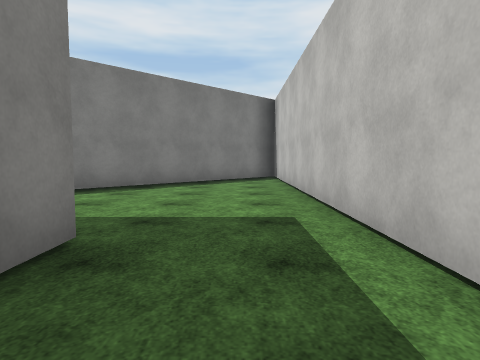
View 1 (above)

17 first-person views from a walk through a 3-D level made in the Unity game engine. The camera is 1.3 m above the floor, tilts 4° down and sees 75° across. The floor is counted in squares, 2 m on a side. Each view is taken from the middle of a square. On the plan, view 1 faces up. The plan holds only what a view shows up to about 10 squares ahead; the rest is blank. The place goes on beyond the plan. The player is left out. Some surface patterns are stand-ins.

View 2
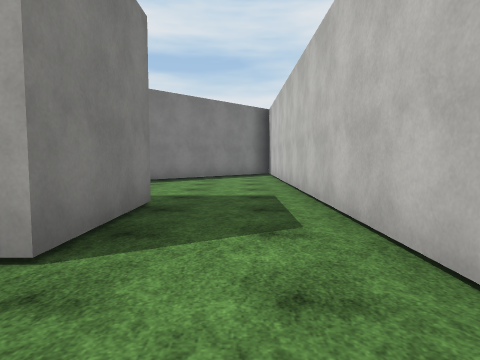

View 3
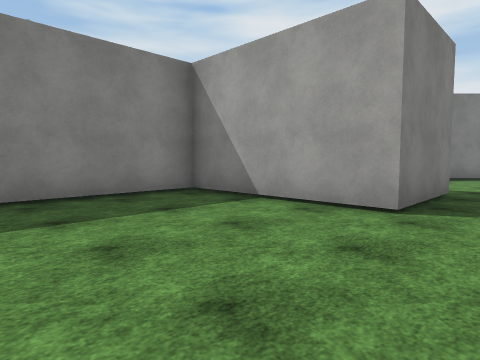

View 4
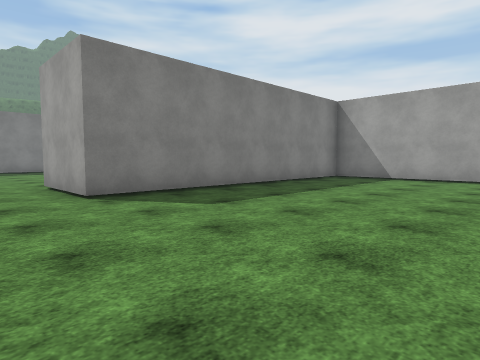

View 5
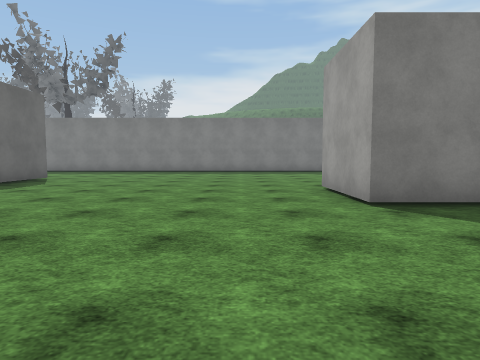

View 6
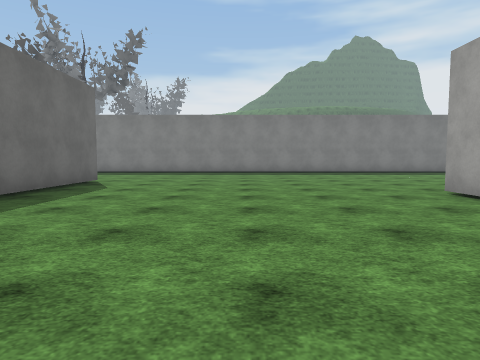

View 7
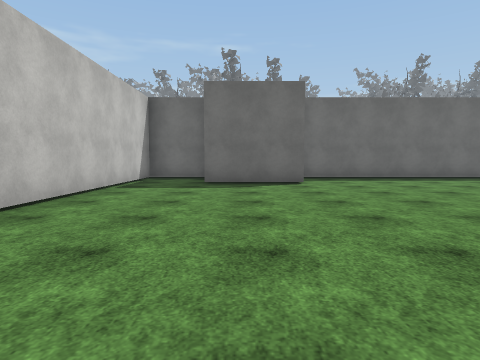

View 8
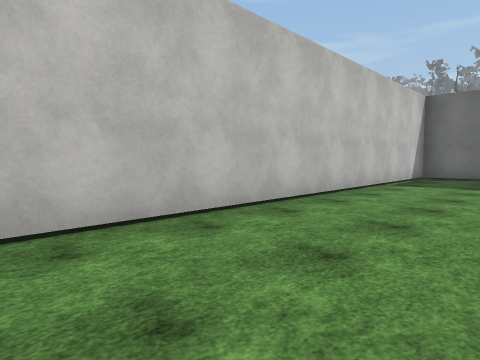

View 9
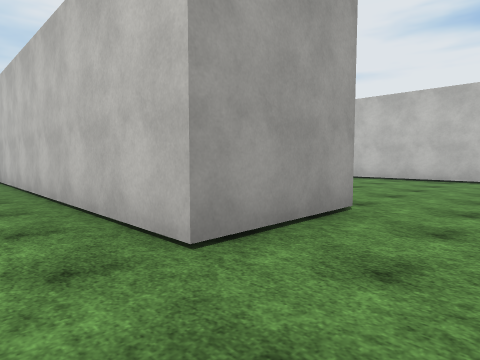

View 10
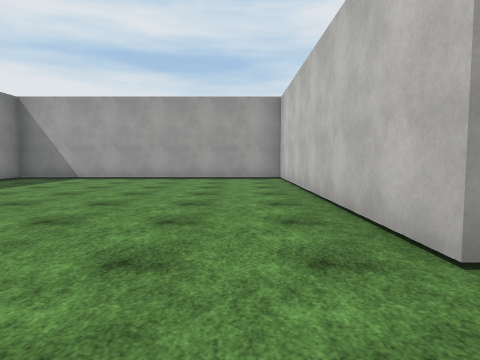

View 11
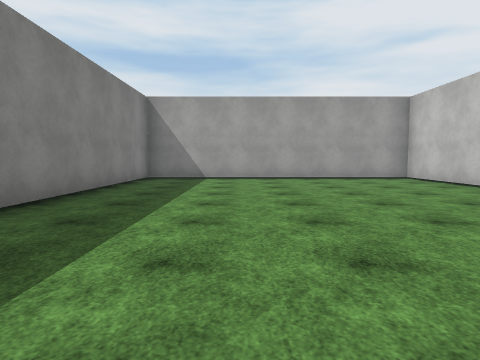

View 12
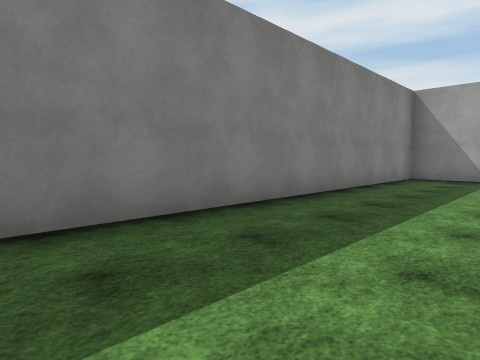

View 13
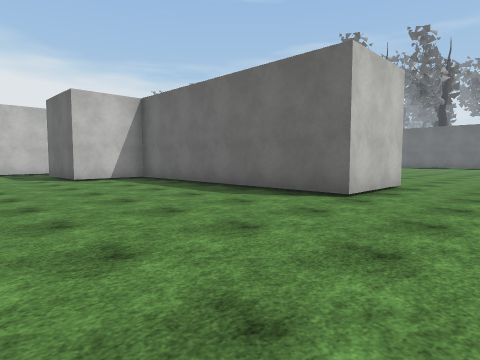

View 14
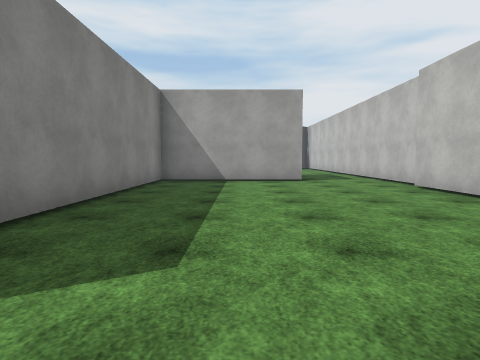

View 15
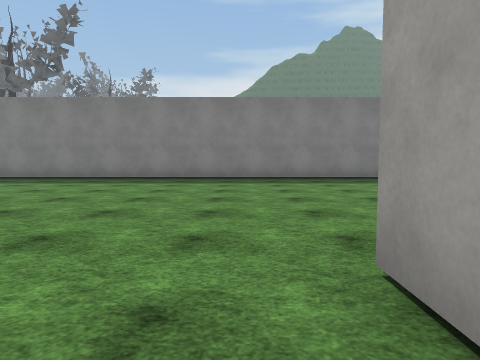

View 16
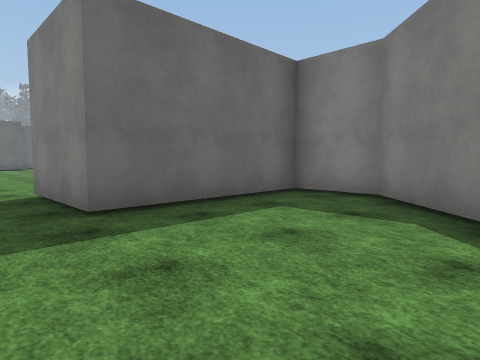

View 17
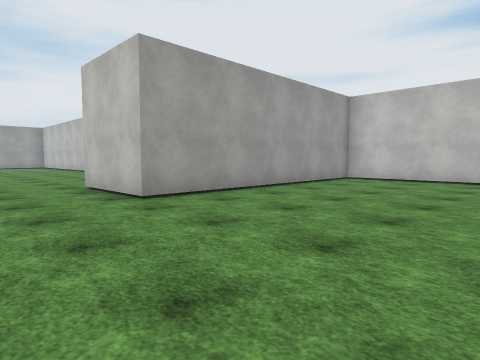

### Floor plan
Points are (right, up) in squares from view 1. A wall is a line through its corners. A room is listed if a view was taken in it or the views show most of it. See-through windows are left out.
Room 1 (views 1, 16)
walls: (0.4, 9.6) (-5.2, 4) (-5.2, 2.4) (-1.2, 2.4) (-1.2, -0.1); (1.1, -1.6) (1.1, 9.4)
ways out: opening at (-0.5, -0.5) to room 2
Room 2 (views 2, 3, 4, 5, 6, 7, 8, 9, 10, 11, 12, 13, 14, 15, 17)
walls: (-3.6, -21.9) (-3.6, -18.4) (-10.6, -18.4) (-10.6, -15.9) (-3.6, -15.9) (-3.6, -13.9) (-1.1, -13.9); (-1, -15.9) (0.9, -15.9) (0.9, -2); (-1.2, -0.1) (-5.2, -0.1) (-5.2, -8.2) (-7.7, -8.2) (-7.7, -0.1) (-15.9, -0.1) (-15.9, -16.6)
ways out: opening at (-0.5, -0.5) to room 1

Positions as (right, up) in squares from view 1, and headings:
1: (0, 0), facing up
2: (0, -2), facing up
3: (0, -4), facing up-left
4: (0, -10), facing up-left
5: (-1, -10), facing left
6: (-2, -12), facing left
7: (-2, -6), facing down
8: (-2, -5), facing down-right
9: (-9, -10), facing up-right
10: (-9, -10), facing up
11: (-13, -10), facing up
12: (-13, -10), facing up-left
13: (-13, -11), facing down-right
14: (-3, -9), facing up
15: (-6, -9), facing left
16: (0, 6), facing down-left
17: (-13, -23), facing up-right
